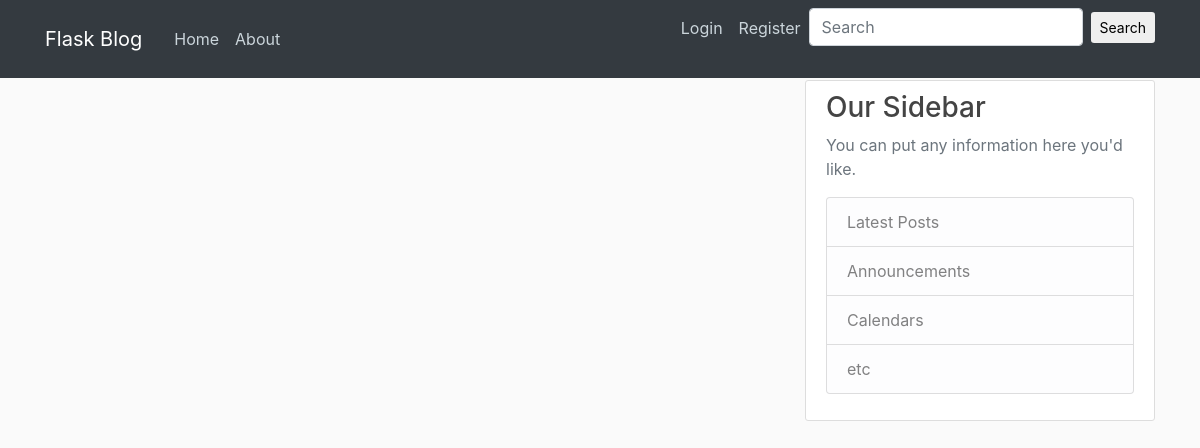
Page /home on the earlier database version.
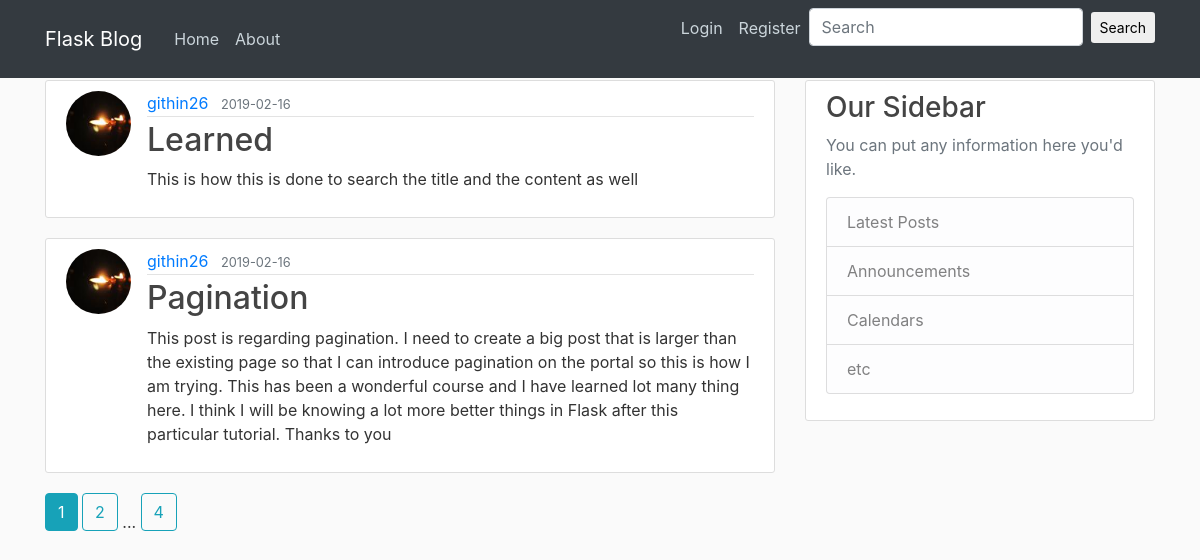
Same page on the later database version.
### flaskblog/models.py (models this page shows, shortened)
class Post(db.Model):
    id = db.Column(db.Integer, primary_key=True)
    title = db.Column(db.String(100), nullable=False)
    date_posted = db.Column(db.DateTime, nullable=False, default=datetime.utcnow)
    content = db.Column(db.Text, nullable=False)
    user_id = db.Column(db.Integer, db.ForeignKey('user.id'), nullable=False)

class User(db.Model,UserMixin):
    id = db.Column(db.Integer, primary_key=True)
    username = db.Column(db.String(20), unique=True, nullable=False)
    email = db.Column(db.String(120), unique=True, nullable=False)
    image_file = db.Column(db.String(20), nullable=False, default='default.jpg')
    password = db.Column(db.String(60), nullable=False)
    posts = db.relationship('Post', backref='author', lazy=True)

### flaskblog/routes.py (the view)
@app.route('/')
@app.route('/home')
def home():
    page = request.args.get('page', 1, type=int)
    posts=Post.query.order_by(Post.date_posted.desc()).paginate(page=page, per_page=2)
    return  render_template('home.html',posts=posts)

### flaskblog/templates/home.html
{% extends "layout.html" %}
{% block content %}
    {% for post in posts.items %}
        <article class="media content-section">
            <img class="rounded-circle article-img" src="{{ url_for('static',filename='profile_pics/' + post.author.image_file)}}">
          <div class="media-body">
            <div class="article-metadata">
              <a class="mr-2" href="{{url_for('user_posts',username=post.author.username)}}">{{ post.author.username }}</a>
              <small class="text-muted">{{ post.date_posted.strftime('%Y-%m-%d')}}</small>
            </div>
            <h2><a class="article-title" href="{{ url_for('post',post_id=post.id)}}">{{ post.title }}</a></h2>
            <p class="article-content">{{ post.content }}</p>
          </div>
        </article>
    {% endfor %}
    {% for page_num in posts.iter_pages(left_current=1,right_current=2,left_edge=1,right_edge=1) %}
        {% if page_num %}
            {% if posts.page == page_num %}
                <a class="btn btn-info mb-4" href="{{url_for('home',page=page_num)}}">{{page_num}}</a>
            {% else %}
                <a class="btn btn-outline-info mb-4" href="{{url_for('home',page=page_num)}}">{{page_num}}</a>
            {% endif %}
        {% else %}
            ...
        {% endif %}
    {% endfor %}
{% endblock content %}

### flaskblog/templates/layout.html (shortened to what this page needs)
<!DOCTYPE html>
<html lang="en">
<head>
<link rel="stylesheet" href="https://maxcdn.bootstrapcdn.com/bootstrap/4.0.0/css/bootstrap.min.css">
<link rel="stylesheet" type="text/css" href="{{url_for('static',filename='main.css')}}">
</head>
<body>
    <header class="site-header">
      <nav class="navbar navbar-expand-md navbar-dark bg-dark fixed-top">
        <div class="container">
          <a class="navbar-brand mr-4" href="/">Flask Blog</a>
          <div class="collapse navbar-collapse" id="navbarToggle">
            <div class="navbar-nav mr-auto">
              <a class="nav-item nav-link" href="{{ url_for('home')}}">Home</a>
              <a class="nav-item nav-link" href="{{ url_for('about')}}">About</a>
            </div>
            <div class="navbar-nav">
                {% if current_user.is_authenticated %}
                    <a class="nav-item nav-link" href="{{ url_for('account')}}">Account</a>
                    <a class="nav-item nav-link" href="{{ url_for('logout')}}">Logout</a>
                    <a class="nav-item nav-link" href="{{ url_for('new_post')}}">New Post</a>
                    <a class="nav-item nav-link" href="{{url_for('user_posts',username=current_user.username)}}">{{current_user.username}}</a>
                    <form action="{{url_for('search')}}" method="POST" class="form-inline md-form mr-auto mb-4">
                    <input class="form-control mr-sm-2" type="text" placeholder="Search" aria-label="Search" name="search">
                        <button class="btn aqua-gradient btn-rounded btn-sm my-0" type="submit">Search</button>
                    </form>
                    {{current_user.username}}
                {% else %}
                  <a class="nav-item nav-link" href="{{ url_for('login')}}">Login</a>
                  <a class="nav-item nav-link" href="{{ url_for('register')}}">Register</a>
                  <form class="form-inline md-form mr-auto mb-4">
                    <input class="form-control mr-sm-2" type="text" placeholder="Search" aria-label="Search">
                  <button class="btn aqua-gradient btn-rounded btn-sm my-0" type="submit">Search</button>
                  </form>
                {% endif %}
            </div>
          </div>
        </div>
      </nav>
    </header>
<main role="main" class="container">
  <div class="row">
    <div class="col-md-8">
      {% block content %}{% endblock %}
    </div>
    <div class="col-md-4">
      <div class="content-section">
        <h3>Our Sidebar</h3>
        <p class='text-muted'>You can put any information here you'd like.
          <ul class="list-group">
            <li class="list-group-item list-group-item-light">Latest Posts</li>
            <li class="list-group-item list-group-item-light">Announcements</li>
            <li class="list-group-item list-group-item-light">Calendars</li>
            <li class="list-group-item list-group-item-light">etc</li>
          </ul>
        </p>
      </div>
    </div>
  </div>
</main>
</body>
</html>

### flaskblog/static/main.css (style rules this page uses)
body { background: #fafafa; color: #333333; margin-top: 5rem; }
h1, h2, h3, h4, h5, h6 { color: #444444; }
.site-header .navbar-nav .nav-link { color: #cbd5db; }
.content-section { background: #ffffff; padding: 10px 20px; border: 1px solid #dddddd; border-radius: 3px; margin-bottom: 20px; }
.article-title { color: #444444; }
.article-content { white-space: pre-line; }
.article-img { height: 65px; width: 65px; margin-right: 16px; }
.article-metadata { padding-bottom: 1px; margin-bottom: 4px; border-bottom: 1px solid #e3e3e3 }

Differences in the rows shown:
added Post: image_file (picture), author.username "githin26", date_posted "2019-02-16", title "Learned", content "This is how this is done to search the title and the content as well"
added Post: image_file (picture), author.username "githin26", date_posted "2019-02-16", title "Pagination", content "This post is regarding pagination. I need to create a big post that is larger than the existing page so that I can introduce pagination on the portal so this is how I am trying. This has been a wonderful course and I have learned lot many thing here. I think I will be knowing a lot more better things in Flask after this particular tutorial. Thanks to you"
Other differences:
new list line: "1"
new list line: "2"
new list line: "4"
